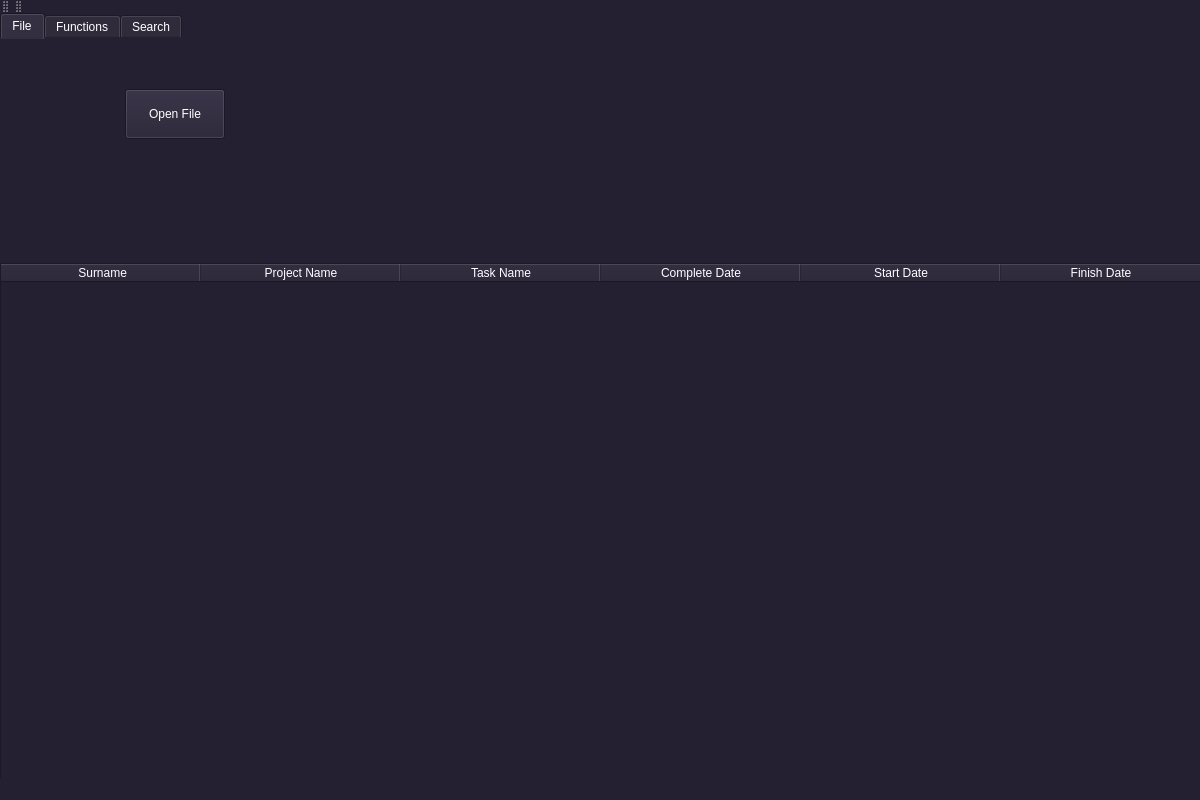
<?xml version="1.0" encoding="UTF-8"?>
<ui version="4.0">
 <class>MainWindow</class>
 <widget class="QMainWindow" name="MainWindow">
  <property name="geometry">
   <rect>
    <x>0</x>
    <y>0</y>
    <width>1200</width>
    <height>800</height>
   </rect>
  </property>
  <property name="font">
   <font>
    <family>Monospace</family>
   </font>
  </property>
  <property name="windowTitle">
   <string>MainWindow</string>
  </property>
  <property name="styleSheet">
   <string notr="true">background-color: rgb(36, 31, 49);
selection-background-color: rgb(255, 255, 255);
selection-color: rgb(255, 255, 255);
gridline-color: rgb(255, 255, 255);
color: rgb(255, 255, 255);
alternate-background-color: rgb(94, 92, 100);
border-color: rgb(255, 255, 255);</string>
  </property>
  <widget class="QWidget" name="centralwidget">
   <widget class="QTableWidget" name="input">
    <property name="geometry">
     <rect>
      <x>0</x>
      <y>250</y>
      <width>1250</width>
      <height>600</height>
     </rect>
    </property>
    <attribute name="horizontalHeaderDefaultSectionSize">
     <number>200</number>
    </attribute>
    <column>
     <property name="text">
      <string> Surname</string>
     </property>
    </column>
    <column>
     <property name="text">
      <string>Project Name</string>
     </property>
    </column>
    <column>
     <property name="text">
      <string>Task Name</string>
     </property>
    </column>
    <column>
     <property name="text">
      <string>Complete Date</string>
     </property>
    </column>
    <column>
     <property name="text">
      <string>Start Date</string>
     </property>
    </column>
    <column>
     <property name="text">
      <string>Finish Date</string>
     </property>
    </column>
   </widget>
   <widget class="QTabWidget" name="tabWidget">
    <property name="geometry">
     <rect>
      <x>0</x>
      <y>0</y>
      <width>350</width>
      <height>200</height>
     </rect>
    </property>
    <property name="currentIndex">
     <number>0</number>
    </property>
    <widget class="QWidget" name="tab">
     <attribute name="title">
      <string>File</string>
     </attribute>
     <widget class="QPushButton" name="openfile_btn">
      <property name="geometry">
       <rect>
        <x>125</x>
        <y>50</y>
        <width>100</width>
        <height>50</height>
       </rect>
      </property>
      <property name="text">
       <string>Open File</string>
      </property>
     </widget>
    </widget>
    <widget class="QWidget" name="tab_2">
     <attribute name="title">
      <string>Functions</string>
     </attribute>
     <widget class="QPushButton" name="sorter">
      <property name="geometry">
       <rect>
        <x>75</x>
        <y>25</y>
        <width>200</width>
        <height>50</height>
       </rect>
      </property>
      <property name="text">
       <string>Sort by finish date</string>
      </property>
     </widget>
     <widget class="QPushButton" name="worktime">
      <property name="geometry">
       <rect>
        <x>12</x>
        <y>100</y>
        <width>325</width>
        <height>50</height>
       </rect>
      </property>
      <property name="text">
       <string>List of workers with total work time</string>
      </property>
     </widget>
    </widget>
    <widget class="QWidget" name="tab_3">
     <attribute name="title">
      <string>Search</string>
     </attribute>
     <widget class="QPushButton" name="fiosearch_btn">
      <property name="geometry">
       <rect>
        <x>125</x>
        <y>100</y>
        <width>100</width>
        <height>50</height>
       </rect>
      </property>
      <property name="text">
       <string>Search</string>
      </property>
     </widget>
     <widget class="QLineEdit" name="fiosearch">
      <property name="geometry">
       <rect>
        <x>75</x>
        <y>50</y>
        <width>200</width>
        <height>25</height>
       </rect>
      </property>
     </widget>
     <widget class="QLabel" name="label">
      <property name="geometry">
       <rect>
        <x>10</x>
        <y>10</y>
        <width>331</width>
        <height>25</height>
       </rect>
      </property>
      <property name="text">
       <string>Search task by full name of worker</string>
      </property>
      <property name="alignment">
       <set>Qt::AlignCenter</set>
      </property>
     </widget>
    </widget>
   </widget>
  </widget>
  <widget class="QMenuBar" name="menubar">
   <property name="geometry">
    <rect>
     <x>0</x>
     <y>0</y>
     <width>1200</width>
     <height>22</height>
    </rect>
   </property>
  </widget>
  <widget class="QStatusBar" name="statusbar"/>
  <widget class="QToolBar" name="toolBar">
   <property name="windowTitle">
    <string>toolBar</string>
   </property>
   <attribute name="toolBarArea">
    <enum>TopToolBarArea</enum>
   </attribute>
   <attribute name="toolBarBreak">
    <bool>false</bool>
   </attribute>
  </widget>
  <widget class="QToolBar" name="toolBar_2">
   <property name="windowTitle">
    <string>toolBar_2</string>
   </property>
   <attribute name="toolBarArea">
    <enum>TopToolBarArea</enum>
   </attribute>
   <attribute name="toolBarBreak">
    <bool>false</bool>
   </attribute>
  </widget>
 </widget>
 <resources/>
 <connections/>
</ui>
